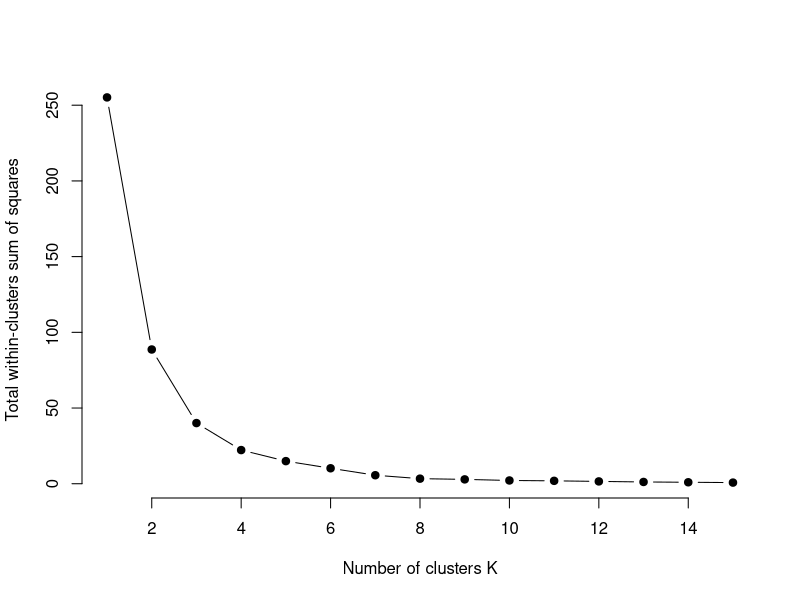
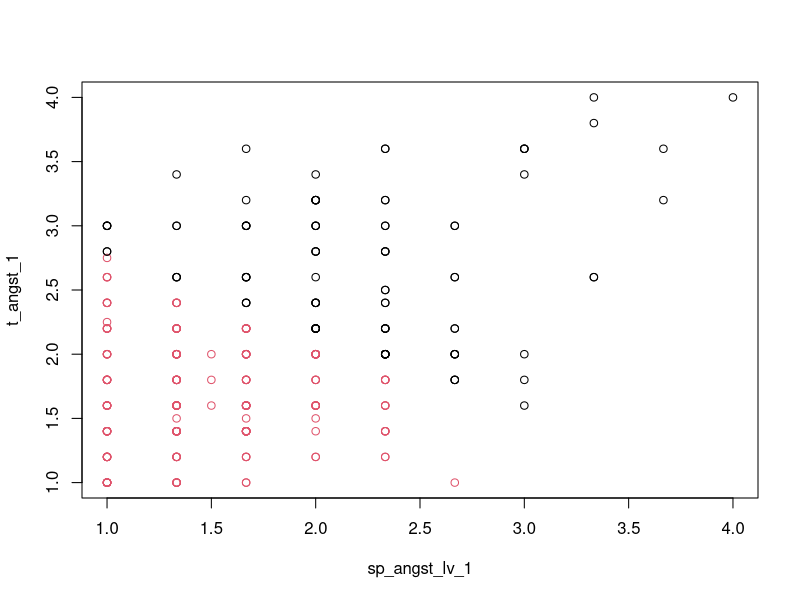

R code for these plots, in order:
library(foreign)
data = read.spss("data.sav", use.value.labels = TRUE, to.data.frame = TRUE)

# find subset of all classes including wagnis or control and get all variables of interest
data = data[data$gruppe_3 == "Spiel-Wagnis" | data$gruppe_3 == "Wagnis-Spiel" | data$gruppe_3 == "Wagnis-Leistung" | data$gruppe_3 == "Leistung-Wagnis" | data$gruppe_3 == "Kontroll", ]

# koerperselbstwert in abhaengigkeit des clusters angst vor Leistungsversagen vs generelle Ängstlichkeit
# note that id's are not integers - id_nummer is decimal if at least NA in row
subset = subset(data, select = c(sp_angst_lv_1, t_angst_1, lmfm_1, lmfm_3, id_nummer, gruppe_3))
subset = subset[complete.cases(subset), ]


ca = subset(subset, select = c(sp_angst_lv_1, t_angst_1))

# find optimal k
k.max = 15
wss = sapply(1:k.max, function(k) { # within sum of squares
  kmeans(c(ca$sp_angst_lv_1, ca$t_angst_1), k, nstart=50, iter.max = 15)$tot.withinss
})
plot(1:k.max, wss,
     type="b", pch = 19, frame = FALSE, 
     xlab="Number of clusters K",
     ylab="Total within-clusters sum of squares"
) # elbow method, optimal k between 2-3
# kmeans clustering 
results = kmeans(ca, 2)
results
# plot

plot(ca[c("sp_angst_lv_1", "t_angst_1")], col = results$cluster)

# goal is to assign a cluster group to each subject
rvec = results$cluster
rvec
subset$cluster_group = rvec

sub = subset
sub[1,]
high_group = sub[sub[, "id_nummer"] == 137.0,]$cluster_group
high_group

sub$gruppe_3 <- as.character(sub$gruppe_3)
for (i in 1:nrow(sub)) {
  if (sub$cluster_group[i] == high_group) { # assign cluster group
    sub$cluster_group[i] = 'high'
  } else {
    sub$cluster_group[i] = 'low'
  }
  if (sub$gruppe_3[i] != "Kontroll") {
    sub$gruppe_3[i] = "Experimental"
  }
}

# find number of subjects in each group
nkh = 0
nkl = 0
neh = 0
nel = 0
for (i in 1:nrow(sub)) {
  if (sub$gruppe_3[i] == 'Kontroll' & sub$cluster_group[i] == "high") {
    nkh = nkh + 1
  } else if (sub$gruppe_3[i] == 'Kontroll' & sub$cluster_group[i] == "low") {
    nkl = nkl + 1
  } else if (sub$gruppe_3[i] == 'Experimental' & sub$cluster_group[i] == "high") {
    neh = neh + 1
  } else if (sub$gruppe_3[i] == 'Experimental' & sub$cluster_group[i] == "low") {
    nel = nel + 1
  }
}
write.csv(sub, './cluster-lmfm.csv')
